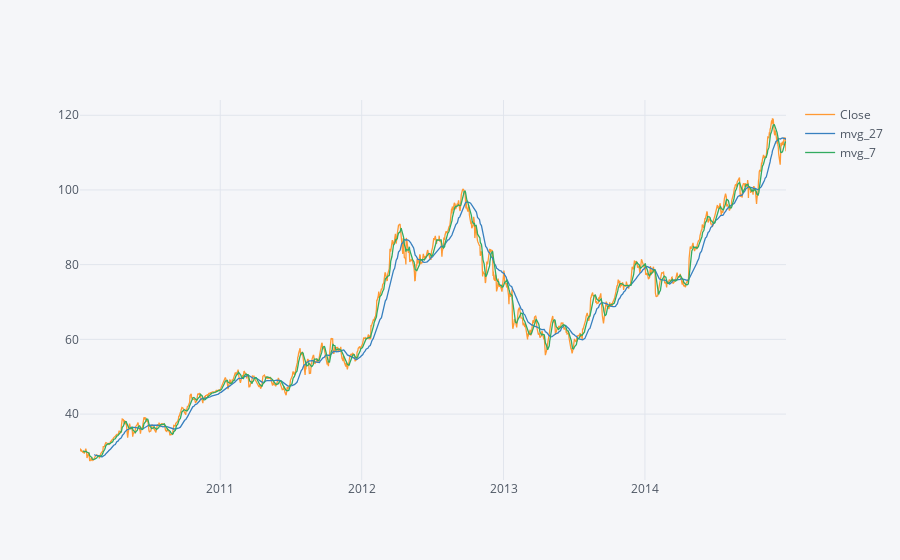

The cell this chart's notebook holds for it:
### Code cell
data[['Close','mvg_27','mvg_7']].iplot()
plt.title('ok')

### Figure 1 — Plotly figure (JSON) as saved in the notebook; plotly's stock layout.template omitted (floating-point values rounded to 4 significant figures; data arrays with more than 128 entries replaced by an {"elided": "..."} marker saying what was removed)
{"data": [{"line": {"color": "rgba(255, 153, 51, 1.0)", "dash": "solid", "shape": "linear", "width": 1.3}, "mode": "lines", "name": "Close", "text": "", "type": "scatter", "uid": "467388a0-9251-4a86-ae7a-d80222b87ec7", "x": {"elided": "1258 str values"}, "y": {"elided": "1258 float values"}}, {"line": {"color": "rgba(55, 128, 191, 1.0)", "dash": "solid", "shape": "linear", "width": 1.3}, "mode": "lines", "name": "mvg_27", "text": "", "type": "scatter", "uid": "987fca80-15f0-4539-9b84-8b1422f60af6", "x": {"elided": "1258 str values"}, "y": {"elided": "1258 mixed values"}}, {"line": {"color": "rgba(50, 171, 96, 1.0)", "dash": "solid", "shape": "linear", "width": 1.3}, "mode": "lines", "name": "mvg_7", "text": "", "type": "scatter", "uid": "8a4ed5cb-ba44-4315-af92-d7b3cb261eb7", "x": {"elided": "1258 str values"}, "y": {"elided": "1258 mixed values"}}], "layout": {"legend": {"bgcolor": "#F5F6F9", "font": {"color": "#4D5663"}}, "paper_bgcolor": "#F5F6F9", "plot_bgcolor": "#F5F6F9", "title": {"font": {"color": "#4D5663"}}, "xaxis": {"gridcolor": "#E1E5ED", "showgrid": true, "tickfont": {"color": "#4D5663"}, "title": {"font": {"color": "#4D5663"}, "text": ""}, "zerolinecolor": "#E1E5ED"}, "yaxis": {"gridcolor": "#E1E5ED", "showgrid": true, "tickfont": {"color": "#4D5663"}, "title": {"font": {"color": "#4D5663"}, "text": ""}, "zerolinecolor": "#E1E5ED"}}}
